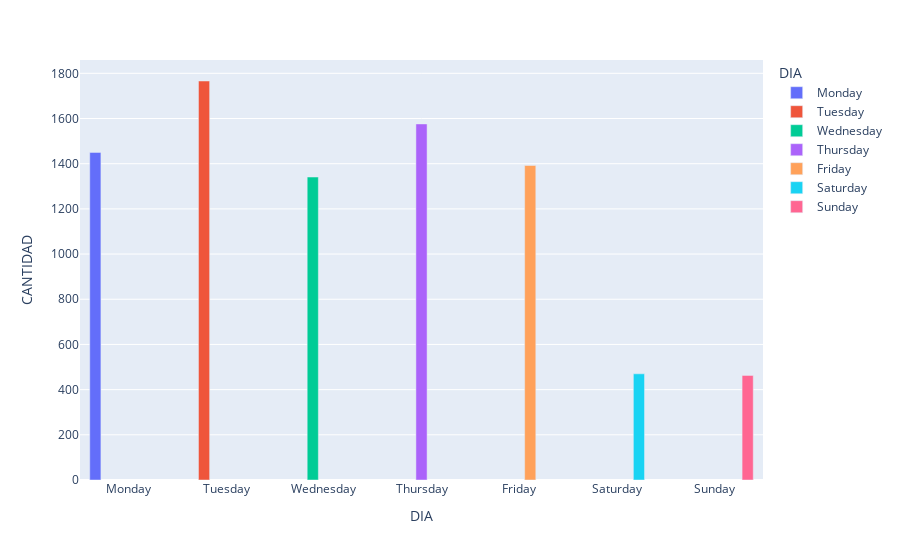

The notebook cell saved with this chart:
### Code cell
# Gráfico por mes del total de llamadas realizadas
# ==============================================================================

fig = make_subplots(rows=1, cols=2)

dataDia = dataDia.sort_values('N_DIA', ascending=True)

# Gráfico considerando solo los heridos
trace1  = px.bar(dataDia, x="DIA", y="CANTIDAD", color="DIA", barmode="group")

fig.add_trace(trace1['data'][0], row=1, col=1)
trace1.show()

### Figure 1 — Plotly figure (JSON) as saved in the notebook; plotly's stock layout.template omitted (floating-point values rounded to 4 significant figures)
{"data": [{"alignmentgroup": "True", "hovertemplate": "DIA=%{x}<br>CANTIDAD=%{y}<extra></extra>", "legendgroup": "Monday", "marker": {"color": "#636efa", "pattern": {"shape": ""}}, "name": "Monday", "offsetgroup": "Monday", "orientation": "v", "showlegend": true, "textposition": "auto", "type": "bar", "x": ["Monday"], "xaxis": "x", "y": [1450], "yaxis": "y"}, {"alignmentgroup": "True", "hovertemplate": "DIA=%{x}<br>CANTIDAD=%{y}<extra></extra>", "legendgroup": "Tuesday", "marker": {"color": "#EF553B", "pattern": {"shape": ""}}, "name": "Tuesday", "offsetgroup": "Tuesday", "orientation": "v", "showlegend": true, "textposition": "auto", "type": "bar", "x": ["Tuesday"], "xaxis": "x", "y": [1766], "yaxis": "y"}, {"alignmentgroup": "True", "hovertemplate": "DIA=%{x}<br>CANTIDAD=%{y}<extra></extra>", "legendgroup": "Wednesday", "marker": {"color": "#00cc96", "pattern": {"shape": ""}}, "name": "Wednesday", "offsetgroup": "Wednesday", "orientation": "v", "showlegend": true, "textposition": "auto", "type": "bar", "x": ["Wednesday"], "xaxis": "x", "y": [1341], "yaxis": "y"}, {"alignmentgroup": "True", "hovertemplate": "DIA=%{x}<br>CANTIDAD=%{y}<extra></extra>", "legendgroup": "Thursday", "marker": {"color": "#ab63fa", "pattern": {"shape": ""}}, "name": "Thursday", "offsetgroup": "Thursday", "orientation": "v", "showlegend": true, "textposition": "auto", "type": "bar", "x": ["Thursday"], "xaxis": "x", "y": [1576], "yaxis": "y"}, {"alignmentgroup": "True", "hovertemplate": "DIA=%{x}<br>CANTIDAD=%{y}<extra></extra>", "legendgroup": "Friday", "marker": {"color": "#FFA15A", "pattern": {"shape": ""}}, "name": "Friday", "offsetgroup": "Friday", "orientation": "v", "showlegend": true, "textposition": "auto", "type": "bar", "x": ["Friday"], "xaxis": "x", "y": [1392], "yaxis": "y"}, {"alignmentgroup": "True", "hovertemplate": "DIA=%{x}<br>CANTIDAD=%{y}<extra></extra>", "legendgroup": "Saturday", "marker": {"color": "#19d3f3", "pattern": {"shape": ""}}, "name": "Saturday", "offsetgroup": "Saturday", "orientation": "v", "showlegend": true, "textposition": "auto", "type": "bar", "x": ["Saturday"], "xaxis": "x", "y": [470], "yaxis": "y"}, {"alignmentgroup": "True", "hovertemplate": "DIA=%{x}<br>CANTIDAD=%{y}<extra></extra>", "legendgroup": "Sunday", "marker": {"color": "#FF6692", "pattern": {"shape": ""}}, "name": "Sunday", "offsetgroup": "Sunday", "orientation": "v", "showlegend": true, "textposition": "auto", "type": "bar", "x": ["Sunday"], "xaxis": "x", "y": [463], "yaxis": "y"}], "layout": {"barmode": "group", "legend": {"title": {"text": "DIA"}, "tracegroupgap": 0}, "margin": {"t": 60}, "xaxis": {"anchor": "y", "categoryarray": ["Monday", "Tuesday", "Wednesday", "Thursday", "Friday", "Saturday", "Sunday"], "categoryorder": "array", "domain": [0, 1], "title": {"text": "DIA"}}, "yaxis": {"anchor": "x", "domain": [0, 1], "title": {"text": "CANTIDAD"}}}}
